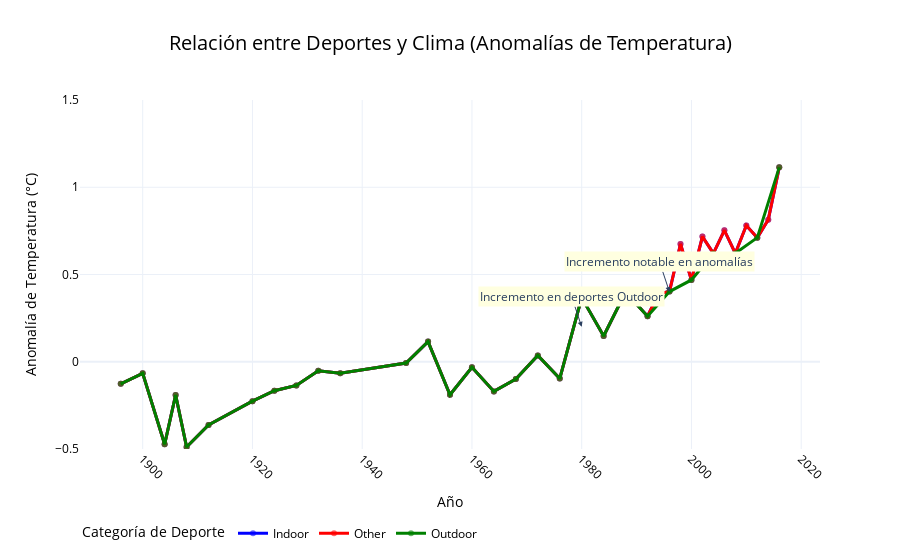

Notebook source saved alongside this figure:
### Markdown cell above
## Relación entre deportes y clima (deportes al aire libre vs deportes bajo techo según el clima)

### Code cell
outdoor_sports = ['Athletics', 'Cycling', 'Rowing', 'Sailing', 'Equestrianism', 'Beach Volleyball', 'Golf', 'Archery']
indoor_sports = ['Basketball', 'Gymnastics', 'Weightlifting', 'Fencing', 'Table Tennis', 'Ice Hockey', 'Wrestling']


final_dataset_cleaned['Sport Category'] = final_dataset_cleaned['Sport'].apply(
    lambda sport: 'Outdoor' if sport in outdoor_sports else ('Indoor' if sport in indoor_sports else 'Other')
)


sport_climate = final_dataset_cleaned.groupby(['Sport Category', 'Year'])[['Annual Anomaly']].mean().reset_index()


fig = px.line(
    sport_climate,
    x='Year',
    y='Annual Anomaly',
    color='Sport Category',
    markers=True,
    title='Relación entre Deportes y Clima (Anomalías de Temperatura)',
    color_discrete_map={'Indoor': 'blue', 'Outdoor': 'green', 'Other': 'red'}
)


fig.update_traces(line=dict(width=3), marker=dict(size=6, opacity=0.6))


annotations = [
    dict(x=1996, y=0.4, xref='x', yref='y', text='Incremento notable en anomalías', showarrow=True, arrowhead=2, bgcolor='lightyellow'),
    dict(x=1980, y=0.2, xref='x', yref='y', text='Incremento en deportes Outdoor', showarrow=True, arrowhead=2, bgcolor='lightyellow')
]

fig.update_layout(
    title=dict(font=dict(size=20, color='black'), text='Relación entre Deportes y Clima (Anomalías de Temperatura)', x=0.5),
    xaxis=dict(title='Año', titlefont=dict(size=14, color='black'), tickangle=45, tickfont=dict(color='black')),
    yaxis=dict(title='Anomalía de Temperatura (°C)', titlefont=dict(size=14, color='black'), range=[-0.5, 1.5], tickfont=dict(color='black')),
    template='plotly_white',
    annotations=annotations,
    legend=dict(
        title=dict(font=dict(size=14, color='black'), text='Categoría de Deporte'),
        orientation='h',
        y=-0.2,
        tracegroupgap=0,
        font=dict(color='black')
    )
)

fig.show()

### Figure 1 — Plotly figure (JSON) as saved in the notebook; plotly's stock layout.template omitted (floating-point values rounded to 4 significant figures)
{"data": [{"hovertemplate": "Sport Category=Indoor<br>Year=%{x}<br>Annual Anomaly=%{y}<extra></extra>", "legendgroup": "Indoor", "line": {"color": "blue", "dash": "solid", "width": 3}, "marker": {"opacity": 0.6, "size": 6, "symbol": "circle"}, "mode": "lines+markers", "name": "Indoor", "orientation": "v", "showlegend": true, "type": "scatter", "x": [1896, 1900, 1904, 1906, 1908, 1912, 1920, 1924, 1928, 1932, 1936, 1948, 1952, 1956, 1960, 1964, 1968, 1972, 1976, 1980, 1984, 1988, 1992, 1994, 1996, 1998, 2000, 2002, 2004, 2006, 2008, 2010, 2012, 2014, 2016], "xaxis": "x", "y": [-0.1265, -0.06642, -0.4728, -0.1903, -0.4882, -0.3622, -0.2257, -0.1662, -0.1356, -0.0515, -0.06642, -0.007417, 0.1157, -0.1892, -0.0315, -0.1698, -0.09883, 0.03608, -0.09633, 0.3675, 0.1477, 0.3986, 0.2612, 0.3894, 0.4022, 0.6745, 0.4688, 0.7174, 0.621, 0.7533, 0.6215, 0.7807, 0.7112, 0.8142, 1.114], "yaxis": "y"}, {"hovertemplate": "Sport Category=Other<br>Year=%{x}<br>Annual Anomaly=%{y}<extra></extra>", "legendgroup": "Other", "line": {"color": "red", "dash": "solid", "width": 3}, "marker": {"opacity": 0.6, "size": 6, "symbol": "circle"}, "mode": "lines+markers", "name": "Other", "orientation": "v", "showlegend": true, "type": "scatter", "x": [1896, 1900, 1904, 1906, 1908, 1912, 1920, 1924, 1928, 1932, 1936, 1948, 1952, 1956, 1960, 1964, 1968, 1972, 1976, 1980, 1984, 1988, 1992, 1994, 1996, 1998, 2000, 2002, 2004, 2006, 2008, 2010, 2012, 2014, 2016], "xaxis": "x", "y": [-0.1265, -0.06642, -0.4728, -0.1903, -0.4882, -0.3623, -0.2257, -0.1662, -0.1356, -0.0515, -0.06642, -0.007417, 0.1157, -0.1892, -0.0315, -0.1698, -0.09883, 0.03608, -0.09633, 0.3675, 0.1477, 0.3986, 0.2612, 0.3894, 0.4022, 0.6745, 0.4688, 0.7174, 0.621, 0.7533, 0.6215, 0.7807, 0.7113, 0.8142, 1.114], "yaxis": "y"}, {"hovertemplate": "Sport Category=Outdoor<br>Year=%{x}<br>Annual Anomaly=%{y}<extra></extra>", "legendgroup": "Outdoor", "line": {"color": "green", "dash": "solid", "width": 3}, "marker": {"opacity": 0.6, "size": 6, "symbol": "circle"}, "mode": "lines+markers", "name": "Outdoor", "orientation": "v", "showlegend": true, "type": "scatter", "x": [1896, 1900, 1904, 1906, 1908, 1912, 1920, 1924, 1928, 1932, 1936, 1948, 1952, 1956, 1960, 1964, 1968, 1972, 1976, 1980, 1984, 1988, 1992, 1996, 2000, 2004, 2008, 2012, 2016], "xaxis": "x", "y": [-0.1265, -0.06642, -0.4728, -0.1903, -0.4882, -0.3622, -0.2257, -0.1662, -0.1356, -0.0515, -0.06642, -0.007417, 0.1157, -0.1892, -0.0315, -0.1698, -0.09883, 0.03608, -0.09633, 0.3675, 0.1477, 0.3986, 0.2612, 0.4022, 0.4688, 0.621, 0.6215, 0.7113, 1.114], "yaxis": "y"}], "layout": {"annotations": [{"arrowhead": 2, "bgcolor": "lightyellow", "showarrow": true, "text": "Incremento notable en anomalías", "x": 1996, "xref": "x", "y": 0.4, "yref": "y"}, {"arrowhead": 2, "bgcolor": "lightyellow", "showarrow": true, "text": "Incremento en deportes Outdoor", "x": 1980, "xref": "x", "y": 0.2, "yref": "y"}], "legend": {"font": {"color": "black"}, "orientation": "h", "title": {"font": {"color": "black", "size": 14}, "text": "Categoría de Deporte"}, "tracegroupgap": 0, "y": -0.2}, "title": {"font": {"color": "black", "size": 20}, "text": "Relación entre Deportes y Clima (Anomalías de Temperatura)", "x": 0.5}, "xaxis": {"anchor": "y", "domain": [0, 1], "tickangle": 45, "tickfont": {"color": "black"}, "title": {"font": {"color": "black", "size": 14}, "text": "Año"}}, "yaxis": {"anchor": "x", "domain": [0, 1], "range": [-0.5, 1.5], "tickfont": {"color": "black"}, "title": {"font": {"color": "black", "size": 14}, "text": "Anomalía de Temperatura (°C)"}}}}
